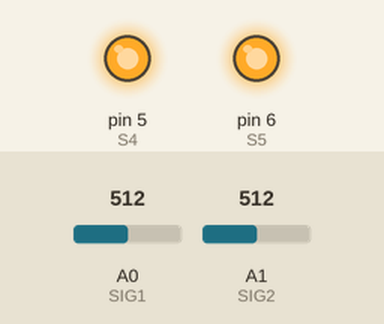
The sketch below on a simulated Arduino Uno, built with avr-gcc and run on an emulated ATmega328P. On the bench: output pins drawn as LEDs (lit = HIGH). The inputs (shaded band) are chosen by the test bench; at power-on: A0 (SIG1) = 512, A1 (SIG2) = 512. Pins used as bus, display or sensor lines are not drawn; what the sketch prints to the serial monitor is not drawn.

Above: at 1.2 s.
1.3 s: A0 (SIG1) set to 474
4.3 s: A0 (SIG1) set to 442
7.3 s: A1 (SIG2) set to 956
10.3 s: A1 (SIG2) set to 981
Timing chart, 0 to 12.8 s (numbered marks = the images above; inputs shaded):
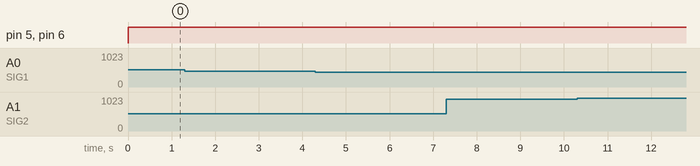

The sketch:

potenciometro_reader.ino
```cpp
#define SIG1 A0
#define SIG2 A1

#define S0 8
#define S1 9
#define S2 10
#define S3 11
#define S4 5
#define S5 6


int mix[4] = {S3,S2,S1,S0};

int valores_analogicos[20];

int valor;

byte ci[16][4] = {
  {0,0,0,0}, // 0
  {0,0,0,1}, // 1
  {0,0,1,0}, // 2
  {0,0,1,1}, // 3
  {0,1,0,0}, // 4
  {0,1,0,1}, // 5
  {0,1,1,0}, // 6
  {0,1,1,1}, // 7
  {1,0,0,0}, // 8
  {1,0,0,1}, // 9
  {1,0,1,0}, // 10
  {1,0,1,1}, // 11
  {1,1,0,0}, // 12
  {1,1,0,1}, // 13
  {1,1,1,0}, // 14
  {1,1,1,1}  // 15
};

void setup() {
  Serial.begin(9600);

  pinMode(S0, OUTPUT);
  pinMode(S1, OUTPUT);
  pinMode(S2, OUTPUT);
  pinMode(S3, OUTPUT);
  pinMode(S4, OUTPUT);
  pinMode(S5, OUTPUT);
}

void loop() {

  multiplex();

  Serial.print("Indicado - Falange 3 = ");
  Serial.println(180 - (map(valores_analogicos[0], 0, 1023, 0, 180)));

  Serial.print("Indicado - Falange 2 = ");
  Serial.println(180 - (map(valores_analogicos[1], 0, 1023, 0, 180)));

  Serial.print("Indicado - Falange 1 = ");
  Serial.println(171 - (map(valores_analogicos[2], 0, 1023, 0, 180)));

  Serial.print("Indicado - Falange 0 = ");
  Serial.println(180 - (map(valores_analogicos[3], 0, 1023, 0, 180)));

  Serial.println("");
//////////////////////////////////////////////////////////////////////////

  Serial.print("Medio - Falange 3 = ");
  Serial.println(180 - (map(valores_analogicos[4], 0, 1023, 0, 180)));

  Serial.print("Medio - Falange 2 = ");
  Serial.println(180 - (map(valores_analogicos[5], 0, 1023, 0, 180)));

  Serial.print("Medio - Falange 1 = ");
  Serial.println(180 - (map(valores_analogicos[6], 0, 1023, 0, 180)));

  Serial.print("Medio - Falange 0 = ");
  Serial.println(180 - (map(valores_analogicos[7], 0, 1023, 0, 180)));

  Serial.println("");
//////////////////////////////////////////////////////////////////////////

  Serial.print("Anelar - Falange 3 = ");
  Serial.println(180 - (map(valores_analogicos[8], 0, 1023, 0, 180)));

  Serial.print("Anelar - Falange 2 = ");
  Serial.println(180 - (map(valores_analogicos[9], 0, 1023, 0, 180)));

  Serial.print("Anelar - Falange 1 = ");
  Serial.println(180 - (map(valores_analogicos[10], 0, 1023, 0, 180)));

  Serial.print("Anelar - Falange 0 = ");
  Serial.println(180 - (map(valores_analogicos[11], 0, 1023, 0, 180)));

  Serial.println("");

 //////////////////////////////////////////////////////////////////////////

  Serial.print("Mindinho - Falange 3 = ");
  Serial.println(180 - (map(valores_analogicos[12], 0, 1023, 0, 180)));

  Serial.print("Mindinho - Falange 2 = ");
  Serial.println(180 - (map(valores_analogicos[13], 0, 1023, 0, 180)));

  Serial.print("Mindinho - Falange 1 = ");
  Serial.println(180 - (map(valores_analogicos[14], 0, 1023, 0, 180)));

  Serial.print("Mindinho - Falange 0 = ");
  Serial.println(180 - (map(valores_analogicos[15], 0, 1023, 0, 180)));

  Serial.println("");

 //////////////////////////////////////////////////////////////////////////

  Serial.print("Polegar - Falange 3 = ");
  Serial.println(180 - (map(valores_analogicos[16], 0, 1023, 0, 180)));

  Serial.print("Polegar - Falange 2 = ");
  Serial.println(180 - (map(valores_analogicos[17], 0, 1023, 0, 180)));

  Serial.print("Polegar - Falange 1 = ");
  Serial.println(180 - (map(valores_analogicos[18], 0, 1023, 0, 180)));

  Serial.print("Polegar - Falange 0 = ");
  Serial.println(180 - (map(valores_analogicos[19], 0, 1023, 0, 180)));

  Serial.println("");


  delay(500);
}


void multiplex(){
   for (int x=0; x <= 15; x++){

    digitalWrite(S0, ci[x][3]);
    digitalWrite(S1, ci[x][2]);
    digitalWrite(S2, ci[x][1]);
    digitalWrite(S3, ci[x][0]);

    valores_analogicos[x] = analogRead(SIG1);
   }


  for (int x=0; x <= 3; x++){
    digitalWrite(S4, ci[x][3]);
    digitalWrite(S5, ci[x][2]);


    valores_analogicos[16 + x] = analogRead(SIG2);
  }


}
```
